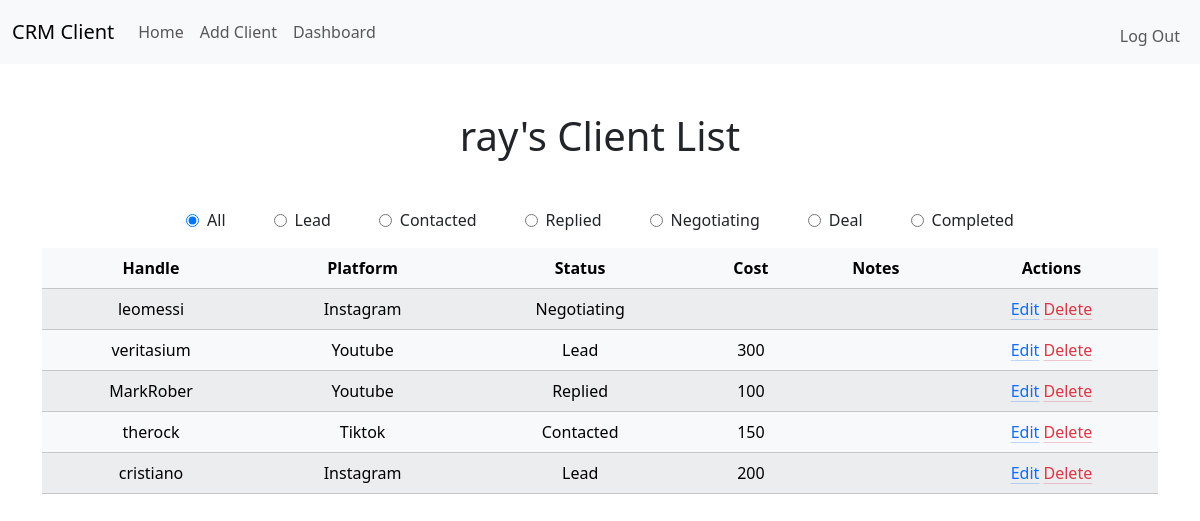
The page / (signed in) on the database its author committed.
### tables this page shows
CREATE TABLE users(
    id INTEGER PRIMARY KEY AUTOINCREMENT,
    username TEXT NOT NULL UNIQUE,
    hash TEXT NOT NULL);

CREATE TABLE clients(
    id INTEGER PRIMARY KEY AUTOINCREMENT,
    user_id INTEGER NOT NULL,
    handle TEXT NOT NULL,
    platform TEXT NOT NULL,
    status TEXT NOT NULL,
    cost NUMERIC,
    notes TEXT,
    FOREIGN KEY(user_id) REFERENCES users(id));

### app.py (the view)
@app.route("/")
@login_required
def index():
    conn = sqlite3.connect("client.db")
    cursor = conn.cursor()
    cursor.execute("SELECT username FROM users WHERE id = ?", (session["user_id"],))
    row = cursor.fetchone()
    username = row[0]
    selected_status = request.args.get("status", "all")
    if selected_status == "all":
        cursor.execute("SELECT handle, platform, status, cost, notes, id FROM clients WHERE user_id = ? ORDER BY id DESC", (session["user_id"],))
        table = cursor.fetchall()
        conn.close()
    else:
        cursor.execute("SELECT handle, platform, status, cost, notes, id FROM clients WHERE user_id = ? AND status = ?  ORDER BY id DESC", (session["user_id"], selected_status))
        table = cursor.fetchall()
        conn.close()
    return render_template("index.html", username=username, table=table, selected_status=selected_status)

### app.py (called while the page is built)
@app.after_request
def after_request(response):
    response.headers["Cache-Control"] = "no-cache, no-store, must-revalidate"
    response.headers["Expires"] = 0
    response.headers["Pragma"] = "no-cache"
    return response

def login_required(f):
    @wraps(f)
    def wrapper(*args, **kwargs):
        if session.get("user_id") is None:
            return redirect("/login")
        return f(*args, **kwargs)
    return wrapper

### templates/index.html (shortened to what this page needs)
{% extends "layout.html" %}
{% block main %}
    <h1 class="mb-5">{{ username }}'s Client List</h1>
    <form method="get">
        <div class="d-flex justify-content-center align-items-center gap-5">
            <div class="d-flex align-items-center gap-2">
                <input type="radio" name="status" value="all" {% if selected_status == "all" %}checked{% endif %} onchange="this.form.submit()">
                <label>All</label>
            </div>
            <div class="d-flex align-items-center gap-2">
                <input type="radio" name="status" value="Lead" {% if selected_status == "Lead" %}checked{% endif %} onchange="this.form.submit()">
                <label>Lead</label>
            </div>
            <div class="d-flex align-items-center gap-2">
                <input type="radio" name="status" value="Contacted" {% if selected_status == "Contacted" %}checked{% endif %} onchange="this.form.submit()">
                <label>Contacted</label>
            </div>
            <div class="d-flex align-items-center gap-2">
                <input type="radio" name="status" value="Replied" {% if selected_status == "Replied" %}checked{% endif %} onchange="this.form.submit()">
                <label>Replied</label>
            </div>
            <div class="d-flex align-items-center gap-2">
                <input type="radio" name="status" value="Negotiating" {% if selected_status == "Negotiating" %}checked{% endif %} onchange="this.form.submit()">
                <label>Negotiating</label>
            </div>
            <div class="d-flex align-items-center gap-2">
                <input type="radio" name="status" value="Deal" {% if selected_status == "Deal" %}checked{% endif %} onchange="this.form.submit()">
                <label>Deal</label>
            </div>
            <div class="d-flex align-items-center gap-2">
                <input type="radio" name="status" value="Completed" {% if selected_status == "Completed" %}checked{% endif %} onchange="this.form.submit()">
                <label>Completed</label>
            </div>
        </div>
    </form>
    <table class="table table-light table-striped mt-3">
        <thead>
            <tr>
                <th>Handle</th>
                <th>Platform</th>
                <th>Status</th>
                <th>Cost</th>
                <th>Notes</th>
                <th>Actions</th>
            </tr>
        </thead>
        <tbody>
            {% for column in table %}
            <tr>
                <td>{{ column[0] }}</td>
                <td>{{ column[1] }}</td>
                <td>{{ column[2] }}</td>
                <td>{{ column[3] }}</td>
                <td>{{ column[4] }}</td>
                <td>
                    <a href="/edit/{{ column[5] }}" class="link-primary link-offset-2 link-underline-opacity-25 link-underline-opacity-100-hover">Edit</a>
                    <a href="/delete/{{ column[5] }}" class="link-danger link-offset-2 link-underline-opacity-25 link-underline-opacity-100-hover">Delete</a>
                </td>
            </tr>
            {% endfor %}
        </tbody>
    </table>
{% endblock %}

### templates/layout.html (shortened to what this page needs)
<!DOCTYPE html>
<html lang="en">
<head>
    <link href="https://cdn.jsdelivr.net/npm/bootstrap@5.3.8/dist/css/bootstrap.min.css" rel="stylesheet">
</head>
<body>
    <nav class="navbar navbar-expand-lg bg-body-tertiary">
        <div class="container-fluid">
            <a class="navbar-brand" href="/">CRM Client</a>
            <div class="collapse navbar-collapse" id="navbarNav">
                {% if session["user_id"] %}
                    <ul class="navbar-nav">
                        <li class="nav-item"><a class="nav-link" href="/">Home</a></li>
                        <li class="nav-item"><a class="nav-link" href="/add">Add Client</a></li>
                        <li class="nav-item"><a class="nav-link" href="/dashboard">Dashboard</a></li>
                    </ul>
                    <ul class="navbar-nav ms-auto mt-2">
                        <li class="nav-item"><a class="nav-link" href="/logout">Log Out</a></li>
                    </ul>
                {% else %}
                    <ul class="navbar-nav ms-auto mt-2">
                        <li class="nav-item"><a class="nav-link" href="/login">Login</a></li>
                        <li class="nav-item"><a class="nav-link" href="/register">Register</a></li>
                    </ul>
                {% endif %}
            </div>
        </div>
    </nav>
    {% set messages = get_flashed_messages() %}
    <main class="container py-5 text-center">
        {% block main %}{% endblock %}
    </main>
</body>
</html>

### rows shown on the page
users: username "ray"
clients: handle "leomessi", platform "Instagram", status "Negotiating"
clients: handle "veritasium", platform "Youtube", status "Lead", cost "300"
clients: handle "MarkRober", platform "Youtube", status "Replied", cost "100"
clients: handle "therock", platform "Tiktok", status "Contacted", cost "150"
clients: handle "cristiano", platform "Instagram", status "Lead", cost "200"
